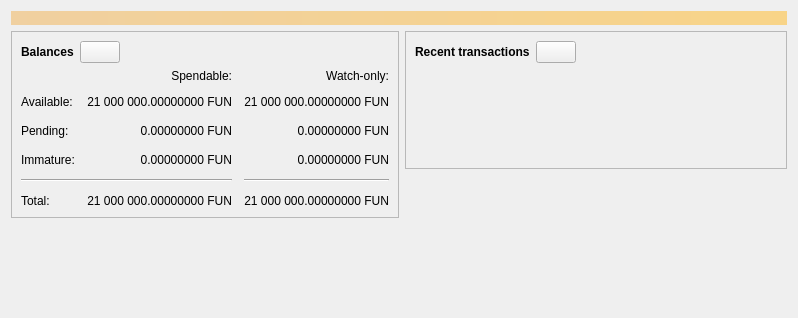
<?xml version="1.0" encoding="UTF-8"?>
<ui version="4.0">
 <class>OverviewPage</class>
 <widget class="QWidget" name="OverviewPage">
  <property name="geometry">
   <rect>
    <x>0</x>
    <y>0</y>
    <width>798</width>
    <height>318</height>
   </rect>
  </property>
  <property name="windowTitle">
   <string>Form</string>
  </property>
  <layout class="QVBoxLayout" name="topLayout">
   <item>
    <widget class="QLabel" name="labelAlerts">
     <property name="visible">
      <bool>false</bool>
     </property>
     <property name="styleSheet">
      <string notr="true">QLabel { background-color: qlineargradient(x1: 0, y1: 0, x2: 1, y2: 0, stop:0 #F0D0A0, stop:1 #F8D488); color:#000000; }</string>
     </property>
     <property name="wordWrap">
      <bool>true</bool>
     </property>
     <property name="margin">
      <number>3</number>
     </property>
     <property name="textInteractionFlags">
      <set>Qt::TextSelectableByMouse</set>
     </property>
    </widget>
   </item>
   <item>
    <layout class="QHBoxLayout" name="horizontalLayout" stretch="1,1">
     <item>
      <layout class="QVBoxLayout" name="verticalLayout_2">
       <item>
        <widget class="QFrame" name="frame">
         <property name="frameShape">
          <enum>QFrame::StyledPanel</enum>
         </property>
         <property name="frameShadow">
          <enum>QFrame::Raised</enum>
         </property>
         <layout class="QVBoxLayout" name="verticalLayout_4">
          <item>
           <layout class="QHBoxLayout" name="horizontalLayout_4">
            <item>
             <widget class="QLabel" name="label_5">
              <property name="font">
               <font>
                <weight>75</weight>
                <bold>true</bold>
               </font>
              </property>
              <property name="text">
               <string>Balances</string>
              </property>
             </widget>
            </item>
            <item>
             <widget class="QPushButton" name="labelWalletStatus">
              <property name="enabled">
               <bool>true</bool>
              </property>
              <property name="maximumSize">
               <size>
                <width>45</width>
                <height>16777215</height>
               </size>
              </property>
              <property name="toolTip">
               <string>The displayed information may be out of date. Your wallet automatically synchronizes with the Funcoin network after a connection is established, but this process has not completed yet.</string>
              </property>
              <property name="text">
               <string/>
              </property>
              <property name="icon">
               <iconset resource="../bitcoin.qrc">
                <normaloff>:/icons/warning</normaloff>
                <disabledoff>:/icons/warning</disabledoff>:/icons/warning</iconset>
              </property>
              <property name="iconSize">
               <size>
                <width>24</width>
                <height>24</height>
               </size>
              </property>
             </widget>
            </item>
            <item>
             <spacer name="horizontalSpacer_3">
              <property name="orientation">
               <enum>Qt::Horizontal</enum>
              </property>
              <property name="sizeHint" stdset="0">
               <size>
                <width>40</width>
                <height>20</height>
               </size>
              </property>
             </spacer>
            </item>
           </layout>
          </item>
          <item>
           <layout class="QGridLayout" name="gridLayout">
            <property name="spacing">
             <number>12</number>
            </property>
            <item row="2" column="2">
             <widget class="QLabel" name="labelWatchPending">
              <property name="cursor">
               <cursorShape>IBeamCursor</cursorShape>
              </property>
              <property name="toolTip">
               <string>Unconfirmed transactions to watch-only addresses</string>
              </property>
              <property name="text">
               <string notr="true">0.00000000 FUN</string>
              </property>
              <property name="alignment">
               <set>Qt::AlignRight|Qt::AlignTrailing|Qt::AlignVCenter</set>
              </property>
              <property name="textInteractionFlags">
               <set>Qt::LinksAccessibleByMouse|Qt::TextSelectableByKeyboard|Qt::TextSelectableByMouse</set>
              </property>
             </widget>
            </item>
            <item row="2" column="1">
             <widget class="QLabel" name="labelUnconfirmed">
              <property name="cursor">
               <cursorShape>IBeamCursor</cursorShape>
              </property>
              <property name="toolTip">
               <string>Total of transactions that have yet to be confirmed, and do not yet count toward the spendable balance</string>
              </property>
              <property name="text">
               <string notr="true">0.00000000 FUN</string>
              </property>
              <property name="alignment">
               <set>Qt::AlignRight|Qt::AlignTrailing|Qt::AlignVCenter</set>
              </property>
              <property name="textInteractionFlags">
               <set>Qt::LinksAccessibleByMouse|Qt::TextSelectableByKeyboard|Qt::TextSelectableByMouse</set>
              </property>
             </widget>
            </item>
            <item row="3" column="2">
             <widget class="QLabel" name="labelWatchImmature">
              <property name="cursor">
               <cursorShape>IBeamCursor</cursorShape>
              </property>
              <property name="toolTip">
               <string>Mined balance in watch-only addresses that has not yet matured</string>
              </property>
              <property name="text">
               <string notr="true">0.00000000 FUN</string>
              </property>
              <property name="alignment">
               <set>Qt::AlignRight|Qt::AlignTrailing|Qt::AlignVCenter</set>
              </property>
              <property name="textInteractionFlags">
               <set>Qt::LinksAccessibleByMouse|Qt::TextSelectableByKeyboard|Qt::TextSelectableByMouse</set>
              </property>
             </widget>
            </item>
            <item row="4" column="0" colspan="2">
             <widget class="Line" name="line">
              <property name="orientation">
               <enum>Qt::Horizontal</enum>
              </property>
             </widget>
            </item>
            <item row="4" column="2">
             <widget class="Line" name="lineWatchBalance">
              <property name="sizePolicy">
               <sizepolicy hsizetype="Preferred" vsizetype="Fixed">
                <horstretch>0</horstretch>
                <verstretch>0</verstretch>
               </sizepolicy>
              </property>
              <property name="minimumSize">
               <size>
                <width>140</width>
                <height>0</height>
               </size>
              </property>
              <property name="orientation">
               <enum>Qt::Horizontal</enum>
              </property>
             </widget>
            </item>
            <item row="5" column="0">
             <widget class="QLabel" name="labelTotalText">
              <property name="text">
               <string>Total:</string>
              </property>
             </widget>
            </item>
            <item row="3" column="1">
             <widget class="QLabel" name="labelImmature">
              <property name="cursor">
               <cursorShape>IBeamCursor</cursorShape>
              </property>
              <property name="toolTip">
               <string>Mined balance that has not yet matured</string>
              </property>
              <property name="text">
               <string notr="true">0.00000000 FUN</string>
              </property>
              <property name="alignment">
               <set>Qt::AlignRight|Qt::AlignTrailing|Qt::AlignVCenter</set>
              </property>
              <property name="textInteractionFlags">
               <set>Qt::LinksAccessibleByMouse|Qt::TextSelectableByKeyboard|Qt::TextSelectableByMouse</set>
              </property>
             </widget>
            </item>
            <item row="2" column="3">
             <spacer name="horizontalSpacer_2">
              <property name="orientation">
               <enum>Qt::Horizontal</enum>
              </property>
              <property name="sizeHint" stdset="0">
               <size>
                <width>40</width>
                <height>20</height>
               </size>
              </property>
             </spacer>
            </item>
            <item row="3" column="0">
             <widget class="QLabel" name="labelImmatureText">
              <property name="text">
               <string>Immature:</string>
              </property>
             </widget>
            </item>
            <item row="5" column="1">
             <widget class="QLabel" name="labelTotal">
              <property name="cursor">
               <cursorShape>IBeamCursor</cursorShape>
              </property>
              <property name="toolTip">
               <string>Your current total balance</string>
              </property>
              <property name="text">
               <string notr="true">21 000 000.00000000 FUN</string>
              </property>
              <property name="alignment">
               <set>Qt::AlignRight|Qt::AlignTrailing|Qt::AlignVCenter</set>
              </property>
              <property name="textInteractionFlags">
               <set>Qt::LinksAccessibleByMouse|Qt::TextSelectableByKeyboard|Qt::TextSelectableByMouse</set>
              </property>
             </widget>
            </item>
            <item row="5" column="2">
             <widget class="QLabel" name="labelWatchTotal">
              <property name="cursor">
               <cursorShape>IBeamCursor</cursorShape>
              </property>
              <property name="toolTip">
               <string>Current total balance in watch-only addresses</string>
              </property>
              <property name="text">
               <string notr="true">21 000 000.00000000 FUN</string>
              </property>
              <property name="alignment">
               <set>Qt::AlignRight|Qt::AlignTrailing|Qt::AlignVCenter</set>
              </property>
              <property name="textInteractionFlags">
               <set>Qt::LinksAccessibleByMouse|Qt::TextSelectableByKeyboard|Qt::TextSelectableByMouse</set>
              </property>
             </widget>
            </item>
            <item row="0" column="2">
             <widget class="QLabel" name="labelWatchonly">
              <property name="text">
               <string>Watch-only:</string>
              </property>
              <property name="alignment">
               <set>Qt::AlignRight|Qt::AlignTrailing|Qt::AlignVCenter</set>
              </property>
             </widget>
            </item>
            <item row="1" column="0">
             <widget class="QLabel" name="labelBalanceText">
              <property name="text">
               <string>Available:</string>
              </property>
             </widget>
            </item>
            <item row="1" column="1">
             <widget class="QLabel" name="labelBalance">
              <property name="cursor">
               <cursorShape>IBeamCursor</cursorShape>
              </property>
              <property name="toolTip">
               <string>Your current spendable balance</string>
              </property>
              <property name="text">
               <string notr="true">21 000 000.00000000 FUN</string>
              </property>
              <property name="alignment">
               <set>Qt::AlignRight|Qt::AlignTrailing|Qt::AlignVCenter</set>
              </property>
              <property name="textInteractionFlags">
               <set>Qt::LinksAccessibleByMouse|Qt::TextSelectableByKeyboard|Qt::TextSelectableByMouse</set>
              </property>
             </widget>
            </item>
            <item row="1" column="2">
             <widget class="QLabel" name="labelWatchAvailable">
              <property name="cursor">
               <cursorShape>IBeamCursor</cursorShape>
              </property>
              <property name="toolTip">
               <string>Your current balance in watch-only addresses</string>
              </property>
              <property name="text">
               <string notr="true">21 000 000.00000000 FUN</string>
              </property>
              <property name="alignment">
               <set>Qt::AlignRight|Qt::AlignTrailing|Qt::AlignVCenter</set>
              </property>
              <property name="textInteractionFlags">
               <set>Qt::LinksAccessibleByMouse|Qt::TextSelectableByKeyboard|Qt::TextSelectableByMouse</set>
              </property>
             </widget>
            </item>
            <item row="2" column="0">
             <widget class="QLabel" name="labelPendingText">
              <property name="text">
               <string>Pending:</string>
              </property>
             </widget>
            </item>
            <item row="0" column="1">
             <widget class="QLabel" name="labelSpendable">
              <property name="text">
               <string>Spendable:</string>
              </property>
              <property name="alignment">
               <set>Qt::AlignRight|Qt::AlignTrailing|Qt::AlignVCenter</set>
              </property>
             </widget>
            </item>
           </layout>
          </item>
         </layout>
        </widget>
       </item>
       <item>
        <spacer name="verticalSpacer">
         <property name="orientation">
          <enum>Qt::Vertical</enum>
         </property>
         <property name="sizeHint" stdset="0">
          <size>
           <width>20</width>
           <height>40</height>
          </size>
         </property>
        </spacer>
       </item>
      </layout>
     </item>
     <item>
      <layout class="QVBoxLayout" name="verticalLayout_3">
       <item>
        <widget class="QFrame" name="frame_2">
         <property name="frameShape">
          <enum>QFrame::StyledPanel</enum>
         </property>
         <property name="frameShadow">
          <enum>QFrame::Raised</enum>
         </property>
         <layout class="QVBoxLayout" name="verticalLayout">
          <item>
           <layout class="QHBoxLayout" name="horizontalLayout_2">
            <item>
             <widget class="QLabel" name="label_4">
              <property name="font">
               <font>
                <weight>75</weight>
                <bold>true</bold>
               </font>
              </property>
              <property name="text">
               <string>Recent transactions</string>
              </property>
             </widget>
            </item>
            <item>
             <widget class="QPushButton" name="labelTransactionsStatus">
              <property name="enabled">
               <bool>true</bool>
              </property>
              <property name="maximumSize">
               <size>
                <width>45</width>
                <height>16777215</height>
               </size>
              </property>
              <property name="toolTip">
               <string>The displayed information may be out of date. Your wallet automatically synchronizes with the Funcoin network after a connection is established, but this process has not completed yet.</string>
              </property>
              <property name="text">
               <string/>
              </property>
              <property name="icon">
               <iconset resource="../bitcoin.qrc">
                <normaloff>:/icons/warning</normaloff>
                <disabledoff>:/icons/warning</disabledoff>:/icons/warning</iconset>
              </property>
              <property name="iconSize">
               <size>
                <width>24</width>
                <height>24</height>
               </size>
              </property>
             </widget>
            </item>
            <item>
             <spacer name="horizontalSpacer">
              <property name="orientation">
               <enum>Qt::Horizontal</enum>
              </property>
              <property name="sizeHint" stdset="0">
               <size>
                <width>40</width>
                <height>20</height>
               </size>
              </property>
             </spacer>
            </item>
           </layout>
          </item>
          <item>
           <widget class="TransactionOverviewWidget" name="listTransactions">
            <property name="styleSheet">
             <string notr="true">QListView { background: transparent; }</string>
            </property>
            <property name="frameShape">
             <enum>QFrame::NoFrame</enum>
            </property>
            <property name="verticalScrollBarPolicy">
             <enum>Qt::ScrollBarAlwaysOff</enum>
            </property>
            <property name="horizontalScrollBarPolicy">
             <enum>Qt::ScrollBarAlwaysOff</enum>
            </property>
            <property name="sizeAdjustPolicy">
             <enum>QAbstractScrollArea::AdjustToContents</enum>
            </property>
            <property name="selectionMode">
             <enum>QAbstractItemView::NoSelection</enum>
            </property>
            <property name="uniformItemSizes">
             <bool>true</bool>
            </property>
           </widget>
          </item>
         </layout>
        </widget>
       </item>
       <item>
        <spacer name="verticalSpacer_2">
         <property name="orientation">
          <enum>Qt::Vertical</enum>
         </property>
         <property name="sizeHint" stdset="0">
          <size>
           <width>20</width>
           <height>40</height>
          </size>
         </property>
        </spacer>
       </item>
      </layout>
     </item>
    </layout>
   </item>
  </layout>
 </widget>
 <customwidgets>
  <customwidget>
   <class>TransactionOverviewWidget</class>
   <extends>QListView</extends>
   <header>qt/transactionoverviewwidget.h</header>
  </customwidget>
 </customwidgets>
 <resources/>
 <connections/>
</ui>
